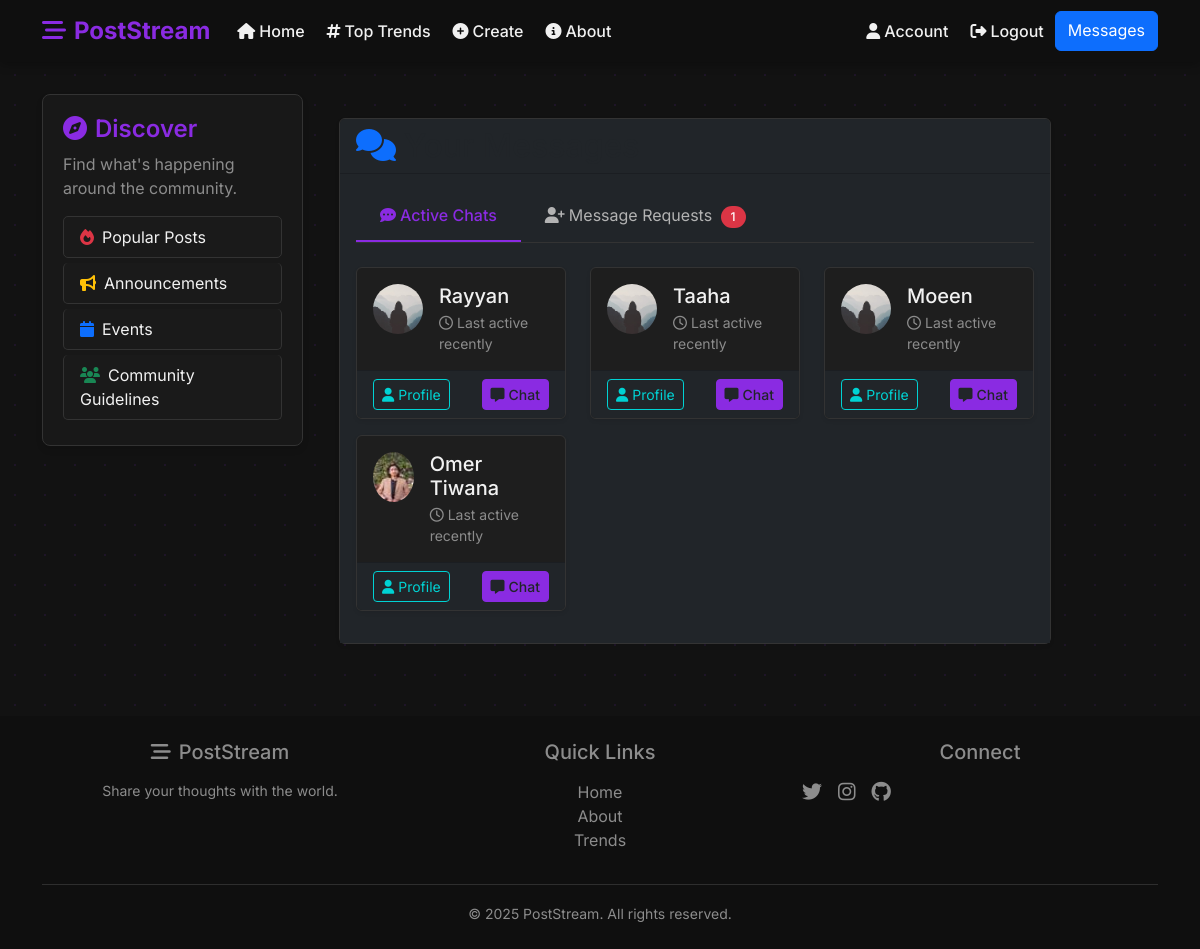
Screenshot of /messages_dashboard (signed in) with the database file from the repository.
### flaskblog/models.py (models this page shows, shortened)
class MessageRequest(db.Model):
    id = db.Column(db.Integer, primary_key=True)
    sender_id = db.Column(db.Integer, db.ForeignKey('user.id'))
    receiver_id = db.Column(db.Integer, db.ForeignKey('user.id'))
    is_accepted = db.Column(db.Boolean, default=False)
    timestamp = db.Column(db.DateTime, default=datetime.utcnow)
    sender = db.relationship('User', foreign_keys=[sender_id])
    receiver = db.relationship('User', foreign_keys=[receiver_id])

class User(db.Model,UserMixin):
    id = db.Column( db.Integer, primary_key=True )
    username = db.Column( db.String(20), nullable=False, unique=True)
    email = db.Column( db.String(120), nullable=False, unique=True)
    about = db.Column( db.String(500), nullable=True, default = ' ')
    image_file = db.Column( db.String(20), nullable=False, default='default.jpg')
    password = db.Column( db.String(60), nullable=False)
    is_confirmed = db.Column(db.Boolean, default=False)
    posts = db.relationship( 'Posts', backref='author', lazy=True ,  cascade="all, delete")
    liked = db.relationship('Posts', secondary=likes,backref=db.backref('likers', lazy='dynamic'), lazy='dynamic')

### flaskblog/routes.py (the view)
@app.route('/messages_dashboard')
@login_required
def messages_dashboard():
    accepted_requests = MessageRequest.query.filter(
        ((MessageRequest.sender_id == current_user.id) | (MessageRequest.receiver_id == current_user.id)) &
        (MessageRequest.is_accepted == True)
    ).all()
    pending_requests = MessageRequest.query.filter_by(receiver_id=current_user.id, is_accepted=False).all()
    return render_template('messages_dashboard.html', accepted_requests=accepted_requests, pending_requests=pending_requests)

### flaskblog/models.py (called while the page is built)
@login_manager.user_loader
def load_user(user_id):
    return User.query.get(int(user_id))

### flaskblog/templates/messages_dashboard.html (shortened to what this page needs)
{% extends "layout.html" %}
{% block content %}
<div class="container mt-4">
    <div class="row">
        <div class="col-md-12">
            <div class="card shadow-sm">
                <div class="card-header bg-dark">
                    <h2 class="mb-0"><i class="fas fa-comments me-2 text-primary"></i>Your Messages</h2>
                </div>
                <div class="card-body bg-dark">
                    <ul class="nav nav-tabs mb-4" id="myTab" role="tablist">
                        <li class="nav-item" role="presentation">
                            <button class="nav-link active" id="chats-tab" data-bs-toggle="tab" data-bs-target="#chats" type="button" role="tab" aria-controls="chats" aria-selected="true">
                                <i class="fas fa-comment-dots me-1"></i>Active Chats
                            </button>
                        </li>
                        <li class="nav-item" role="presentation">
                            <button class="nav-link" id="requests-tab" data-bs-toggle="tab" data-bs-target="#requests" type="button" role="tab" aria-controls="requests" aria-selected="false">
                                <i class="fas fa-user-plus me-1"></i>Message Requests
                                {% if pending_requests %}
                                <span class="badge bg-danger ms-1">{{ pending_requests|length }}</span>
                                {% endif %}
                            </button>
                        </li>
                    </ul>
                    <div class="tab-content" id="myTabContent">
                        <div class="tab-pane  show active" id="chats" role="tabpanel" aria-labelledby="chats-tab">
                            {% if accepted_requests %}
                                <div class="row">
                                    {% for req in accepted_requests %}
                                        {% if req.sender_id == current_user.id %}
                                            {% set chat_user = req.receiver %}
                                        {% else %}
                                            {% set chat_user = req.sender %}
                                        {% endif %}
                                        <div class="col-md-6 col-lg-4 mb-3">
                                            <div class="card chat-card shadow-sm h-100">
                                                <div class="card-body d-flex p-3">
                                                    <img src="{{ url_for('static', filename='profile_pics/' + chat_user.image_file) }}" class="rounded-circle me-3" width="50" height="50" alt="Profile picture">
                                                    <div class="d-flex flex-column justify-content-center flex-grow-1">
                                                        <h5 class="mb-1">{{ chat_user.username }}</h5>
                                                        <small class="text-muted"><i class="far fa-clock me-1"></i>Last active recently</small>
                                                    </div>
                                                </div>
                                                <div class="card-footer bg-dark d-flex justify-content-between py-2">
                                                    <a href="{{ url_for('user_posts', username=chat_user.username) }}" class="btn btn-sm btn-outline-info">
                                                        <i class="fas fa-user me-1"></i>Profile
                                                    </a>
                                                    <a href="{{ url_for('chat', user_id=chat_user.id) }}" class="btn btn-sm btn-primaryy">
                                                        <i class="fas fa-comment-alt me-1"></i>Chat
                                                    </a>
                                                </div>
                                            </div>
                                        </div>
                                    {% endfor %}
                                </div>
                            {% else %}
                                <div class="empty-state text-center py-5">
                                    <i class="fas fa-comment-slash fa-4x mb-3 text-muted"></i>
                                    <h4 class="text-muted">No active chats</h4>
                                    <p class="text-muted">Start messaging to connect with others!</p>
                                </div>
                            {% endif %}
                        </div>
                    </div>
                </div>
            </div>
        </div>
    </div>
</div>
{% endblock %}

### flaskblog/static/main.css (style rules this page uses)
:root { --dark-bg: #121212; --dark-card: #1e1e1e; --dark-input: #2d2d2d; --accent-primary: #8a2be2; --accent-secondary: #5f27cd; --accent-info: #00d2d3; --accent-success: #00b894; --accent-warning: #fdcb6e; --accent-danger: #ff6b6b; --text-primary: #f1f1f1; --text-secondary: #b3b3b3; --text-muted: #8c8c8c; --border-color: #333333; }
body { background-color: var(--dark-bg); color: var(--text-primary); font-family: 'Inter', -apple-system, BlinkMacSystemFont, 'Segoe UI', Roboto, Oxygen, Ubuntu, sans-serif; }
.btn-primaryy { background-color: var(--accent-primary); border-color: var(--accent-primary); font-weight: 500; }
.btn-outline-info { color: var(--accent-info); border-color: var(--accent-info); }
a { color: var(--accent-primary); text-decoration: none; transition: all 0.2s ease; }
.text-muted { color: var(--text-muted) !important; }
.badge { font-weight: 500; padding: 5px 10px; border-radius: 20px; }
.card { background-color: var(--dark-card); border-color: var(--border-color); }
.card-body { color: var(--text-primary); }
body::before { content: ""; position: fixed; top: 0; left: 0; height: 100%; width: 100%; background-image: radial-gradient(rgba(138, 43, 226, 0.1) 1px, transparent 1px); background-size: 30px 30px; z-index: -1; }
.btn-outline-primary, .btn-outline-info, .btn-outline-secondary { transition: all 0.2s ease; }

### flaskblog/templates/messages_dashboard.html (style rules this page uses)
.chat-card, .request-card { transition: all 0.3s ease; border: 1px solid var(--border-color); background-color: #1e1e1e; }
.nav-tabs { border-bottom: 1px solid var(--border-color); }
.nav-tabs .nav-link { color: var(--text-secondary); border: none; border-bottom: 2px solid transparent; border-radius: 0; padding: 0.8rem 1.5rem; transition: all 0.2s ease; }
.nav-tabs .nav-link.active { color: var(--accent-primary); background-color: transparent; border-bottom: 2px solid var(--accent-primary); font-weight: 500; }

### rows the page displays
MessageRequest: image_file (placeholder picture)
User: username "Rayyan"
MessageRequest: image_file (placeholder picture)
User: username "Taaha"
MessageRequest: image_file (placeholder picture)
User: username "Moeen"
MessageRequest: image_file (picture)
User: username "Omer Tiwana"

### other values shown
{{ pending_requests|length }} "1"
